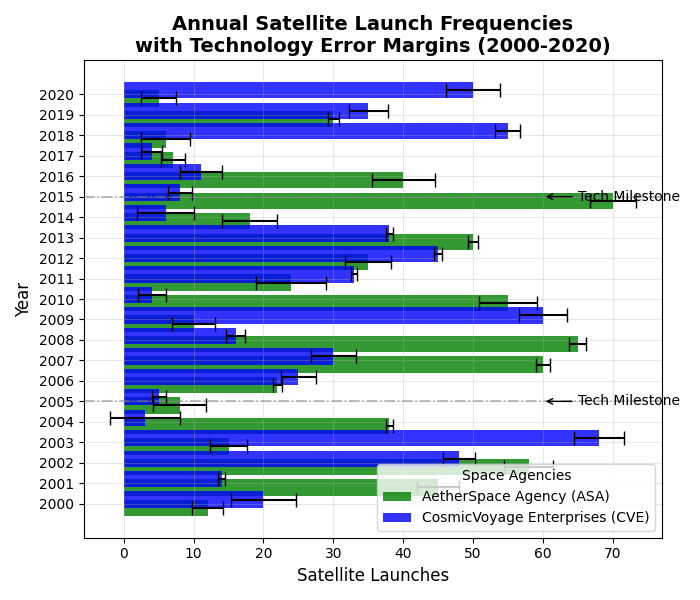

The Python source for this figure:
import matplotlib.pyplot as plt
import numpy as np

years = np.arange(2000, 2021)

asa_launches = [12, 45, 58, 15, 38, 8, 22, 60, 65, 10, 55, 24, 35, 50, 18, 70, 40, 7, 6, 30, 5]
cve_launches = [20, 14, 48, 68, 3, 5, 25, 30, 16, 60, 4, 33, 45, 38, 6, 8, 11, 4, 55, 35, 50]
asa_errors = [2.2, 3, 3.5, 2.7, 0.5, 3.8, 0.6, 1, 1.2, 3.1, 4.2, 5, 3.3, 0.7, 4, 3.3, 4.5, 1.7, 3.5, 0.8, 2.5]
cve_errors = [4.6, 0.5, 2.3, 3.6, 5, 1, 2.5, 3.2, 1.3, 3.4, 2, 0.4, 0.6, 0.5, 4.1, 1.7, 3, 1.5, 1.8, 2.8, 3.9]

fig, ax1 = plt.subplots(figsize=(7, 6))

ax1.barh(years - 0.2, asa_launches, xerr=asa_errors, label='AetherSpace Agency (ASA)', color='g', alpha=0.8, capsize=5)
ax1.barh(years + 0.2, cve_launches, xerr=cve_errors, label='CosmicVoyage Enterprises (CVE)', color='b', alpha=0.8, capsize=5)
ax1.set_title('Annual Satellite Launch Frequencies\nwith Technology Error Margins (2000-2020)', fontsize=14, fontweight='bold')
ax1.set_ylabel('Year', fontsize=12)
ax1.set_xlabel('Satellite Launches', fontsize=12)
ax1.legend(title='Space Agencies', loc='lower right', fontsize=10)
ax1.grid(True, linestyle='-', linewidth='0.7', alpha=0.3)
ax1.axhline(y=2005, color='gray', linestyle='-.', linewidth=1.2, alpha=0.6)
ax1.axhline(y=2015, color='gray', linestyle='-.', linewidth=1.2, alpha=0.6)
ax1.annotate('Tech Milestone', xy=(60, 2005), xytext=(65, 2005),
             arrowprops=dict(facecolor='gray', arrowstyle='->'), fontsize=10, va='center')
ax1.annotate('Tech Milestone', xy=(60, 2015), xytext=(65, 2015),
             arrowprops=dict(facecolor='gray', arrowstyle='->'), fontsize=10, va='center')
ax1.set_yticks(years)
ax1.set_yticklabels(years)

plt.tight_layout()
plt.show()
